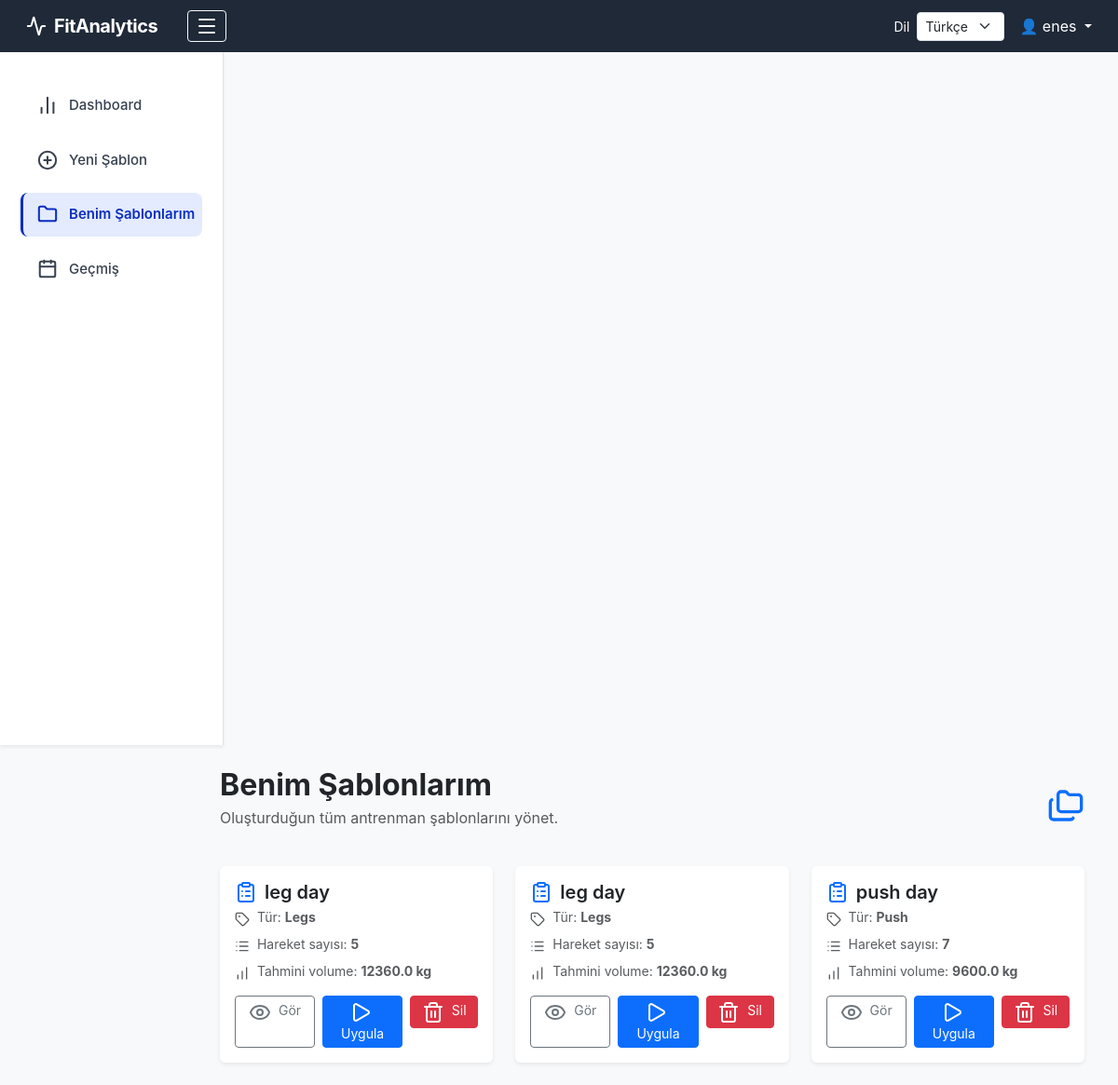
Before: /my-templates (signed in) with the older database file.
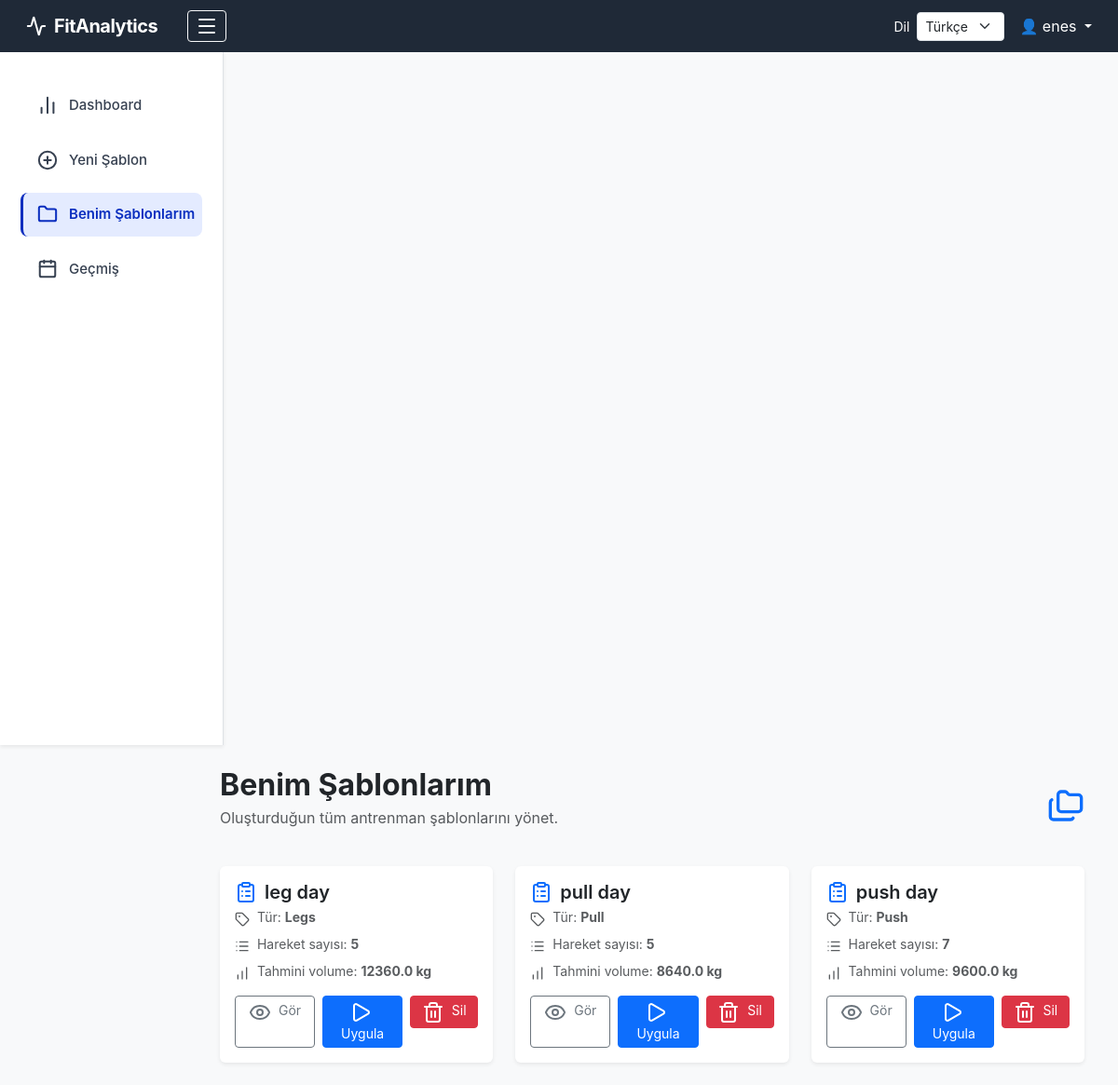
After: the same page with the newer database file.
### tables this page shows
CREATE TABLE workout_templates (
    template_id    INTEGER PRIMARY KEY AUTOINCREMENT,
    user_id        INTEGER NOT NULL,
    template_name  TEXT NOT NULL,
    workout_type   TEXT NOT NULL,
    FOREIGN KEY (user_id) REFERENCES users(user_id)
);

### app/routes.py (the view)
@main.route("/my-templates")
def my_templates():
    if "user_id" not in session:
        return redirect(url_for("main.login"))
    user_id = session["user_id"]
    conn = get_connection()
    cur = conn.cursor()
    cur.execute(
        """
        SELECT
            wt.template_id,
            wt.template_name,
            wt.workout_type,
            COUNT(te.template_exercise_id) AS count_ex,
            COALESCE(SUM(te.default_sets * te.default_reps * te.default_weight), 0) AS volume
        FROM workout_templates wt
        LEFT JOIN template_exercises te ON te.template_id = wt.template_id
        WHERE wt.user_id = ?
        GROUP BY wt.template_id
        ORDER BY wt.template_name ASC
        """,
        (user_id,),
    )
    templates = cur.fetchall()
    conn.close()
    return render_template("templates.html", templates=templates)

### app/database.py (called while the page is built)
def get_connection():
    conn = sqlite3.connect(DB_PATH)
    conn.row_factory = sqlite3.Row
    return conn

### app/templates/templates.html (shortened to what this page needs)
{% extends "layout.html" %}
{% block content %}
<div class="container-fluid">
    <div class="d-flex justify-content-between align-items-center mb-4">
        <div>
            <h2 class="fw-bold mb-1">Benim Şablonlarım</h2>
            <p class="text-muted">Oluşturduğun tüm antrenman şablonlarını yönet.</p>
        </div>
        <i data-lucide="folders" class="text-primary" style="width:40px;height:40px;"></i>
    </div>
    {% if templates %}
    <div class="row g-4">
        {% for t in templates %}
        <div class="col-md-6 col-lg-4">
            <div class="card shadow-sm border-0 h-100 template-card">
                <div class="card-body">
                    <h5 class="fw-semibold d-flex align-items-center mb-1">
                        <i data-lucide="clipboard-list" class="me-2 text-primary"></i>
                        {{ t.template_name }}
                    </h5>
                    <p class="text-muted mb-2" style="font-size:14px;">
                        <i data-lucide="tag" class="me-1" style="width:16px;height:16px;"></i>
                        Tür: <strong>{{ t.workout_type | capitalize }}</strong>
                    </p>
                    <p class="text-muted mb-2" style="font-size:14px;">
                        <i data-lucide="list" class="me-1" style="width:16px;height:16px;"></i>
                        Hareket sayısı: <strong>{{ t.count_ex }}</strong>
                    </p>
                    <p class="text-muted mb-3" style="font-size:14px;">
                        <i data-lucide="bar-chart" class="me-1" style="width:16px;height:16px;"></i>
                        Tahmini volume: <strong>{{ t.volume | round(2) }} kg</strong>
                    </p>
                    <div class="d-flex gap-2 mt-3">
                        <a href="{{ url_for('main.template_detail', template_id=t.template_id) }}"
                        class="btn btn-sm btn-outline-secondary w-100">
                            <i data-lucide="eye" class="me-1"></i> Gör
                        </a>
                        <a href="{{ url_for('main.use_template', template_id=t.template_id) }}"
                        class="btn btn-sm btn-primary w-100 text-white">
                            <i data-lucide="play" class="me-1"></i> Uygula
                        </a>
                        <form action="{{ url_for('main.delete_template', template_id=t.template_id) }}"
                            method="POST"
                            class="w-100">
                            <button class="btn btn-sm btn-danger w-100"
                                    onclick="return confirm('Bu şablonu silmek istediğine emin misin?')">
                                <i data-lucide="trash-2" class="me-1"></i> Sil
                            </button>
                        </form>
                    </div>
                </div>
            </div>
        </div>
        {% endfor %}
    </div>
    {% endif %}
</div>
{% endblock %}

Changed rows visible on the page:
removed workout_templates: template_name "leg day", workout_type "Legs", count_ex "5", volume "12360.0"
added workout_templates: template_name "pull day", workout_type "Pull", count_ex "5", volume "8640.0"
